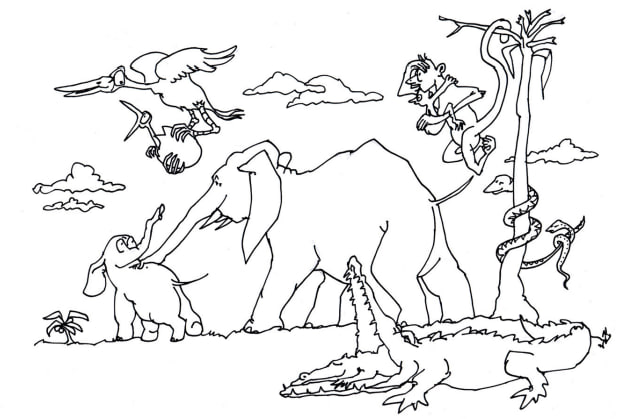
#> input picture spot_the_difference/puzzles/puzzle_extra_05.jpg, 629 x 419 px, found by its file name
$ python inspect_diff_3.py
#> lines starting #> are read from the running program, lines starting #| are printed output that depends on the picture; after the words box and inside, x2 and y2 are one past the last pixel; in counts of white or black regions, pixels touching at a corner belong together
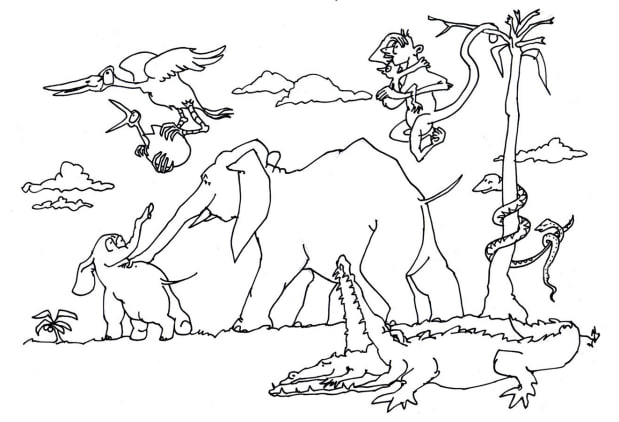
#> input picture spot_the_difference/puzzles/puzzle_extra_06.jpg, 619 x 422 px, found by its file name
### spot_the_difference/spot_the_differences.py
#!/usr/bin/env python3
"""
spot_the_difference.py  (v2 – fixed)
=====================================
Fixes over v1:
  FIX A — Large blobs (r > max_allowed_r) are now SPLIT via distance-transform
           watershed instead of silently dropped.  This recovers the tail and
           cushion-stripe differences that were being swallowed by one giant
           alignment-artifact blob.
  FIX B — HUE_DILATE_KSIZE reduced 21→9 so the hue mask doesn't bleed and
           fuse unrelated regions into one oversized blob.
  FIX C — MERGE_RADIUS reduced 88→55 so spatially-separate differences
           (tail vs. cushion-stripe) don't collapse into a single circle that
           then exceeds the radius cap and gets dropped.
  FIX D — delta_floor lowered 8.0→7.0 to catch low-contrast diffs like the tail.
  FIX E — Circle padding tightened (+12→+6) so circles hug the real diff region.
  FIX F — No per-circle numbering badges.  Only the total count is shown on the
           Khmer banner.

Usage (unchanged):
  python spot_the_difference.py puzzle.jpg
  python spot_the_difference.py original.png modified.png
  python spot_the_difference.py numbergrid.png --mode number
"""

import sys
import argparse
import warnings
import random
import os
import re
import cv2
import numpy as np
from pathlib import Path
from skimage.metrics import structural_similarity as ssim
from PIL import Image, ImageDraw, ImageFont

warnings.filterwarnings("ignore")


# ─────────────────────────────────────────────────────────────────────────────
#  TUNING CONSTANTS
# ─────────────────────────────────────────────────────────────────────────────

MAX_WARP_SCALE       = 3.0
SAME_RATIO_TOL       = 0.03
ECC_MAX_DIM          = 400
ECC_MAX_ITER         = 150
ECC_EPS              = 1e-5

NUM_CELL_PAD         = 4
NUM_MIN_COLS         = 3
NUM_MIN_ROWS         = 3

HUE_FIXED_THRESH     = 30    # degrees — hue arc above this fires
HUE_SAT_MIN          = 30    # ignore pixels below this saturation
HUE_DILATE_KSIZE     = 9     # FIX B: was 21 — smaller kernel prevents blob fusion
HUE_SCORE_WEIGHT     = 0.5
MAX_BLOB_RADIUS_FRAC = 0.25
MERGE_RADIUS         = 55    # FIX C: was 88 — tighter merging
LOW_DELTA_FRAC       = 0.30
CIRCLE_PAD           = 6     # FIX E: was 12 — tighter circles


# ─────────────────────────────────────────────────────────────────────────────
#  FONTS
# ─────────────────────────────────────────────────────────────────────────────

_KHMER_FONT_CANDIDATES = [
    "/usr/share/fonts/truetype/noto/NotoSansKhmer-Bold.ttf",
    "/usr/share/fonts/truetype/noto/NotoSerifKhmer-Bold.ttf",
    "/usr/share/fonts/truetype/noto/NotoSansKhmer-Regular.ttf",
    "/usr/share/fonts/truetype/noto/NotoSerifKhmer-Regular.ttf",
    "C:/Windows/Fonts/NotoSansKhmer-Bold.ttf",
    "C:/Windows/Fonts/NotoSansKhmer-Regular.ttf",
    "C:/Windows/Fonts/NotoSerifKhmer-Bold.ttf",
    "C:/Windows/Fonts/NotoSerifKhmer-Regular.ttf",
    "/Library/Fonts/NotoSansKhmer-Bold.ttf",
    "/Library/Fonts/NotoSansKhmer-Regular.ttf",
    os.path.expanduser("~/Library/Fonts/NotoSansKhmer-Bold.ttf"),
    os.path.expanduser("~/Library/Fonts/NotoSansKhmer[wdth,wght].ttf"),
    "/usr/local/share/fonts/NotoSansKhmer-Bold.ttf",
    os.path.expanduser("~/.fonts/NotoSansKhmer-Bold.ttf"),
    os.path.expanduser("~/.local/share/fonts/NotoSansKhmer-Bold.ttf"),
]

_AVAILABLE_KHMER_FONTS = [p for p in _KHMER_FONT_CANDIDATES if os.path.exists(p)]

if not _AVAILABLE_KHMER_FONTS:
    print(
        "[WARN] No Khmer fonts found. Khmer text will fall back to the default font.\n"
        "       Linux : sudo apt install fonts-noto-core\n"
        "       macOS : brew install font-noto-sans-khmer"
    )

_LATIN_FONT = next((p for p in [
    "/usr/share/fonts/truetype/liberation/LiberationSans-Bold.ttf",
    "/usr/share/fonts/truetype/dejavu/DejaVuSans-Bold.ttf",
    "C:/Windows/Fonts/arialbd.ttf",
    "/Library/Fonts/Arial Bold.ttf",
    "/System/Library/Fonts/Supplemental/Arial Bold.ttf",
] if os.path.exists(p)), None)


# [15 lines left out: function pick_random_khmer_font, not called in this run]


# ─────────────────────────────────────────────────────────────────────────────
#  1.  IMAGE I/O
# ─────────────────────────────────────────────────────────────────────────────

def load_bgr(path: str) -> np.ndarray:
    return cv2.cvtColor(np.array(Image.open(path).convert("RGB")), cv2.COLOR_RGB2BGR)


# [146 lines left out: functions _find_separator, crop_text_by_gap, auto_slice, not called in this run]


# ─────────────────────────────────────────────────────────────────────────────
#  2.  ALIGNMENT
# ─────────────────────────────────────────────────────────────────────────────

def _gray(img: np.ndarray) -> np.ndarray:
    return cv2.cvtColor(img, cv2.COLOR_BGR2GRAY)


def _ssim(a: np.ndarray, b: np.ndarray) -> float:
    ga = _gray(cv2.resize(a, (512, 512)))
    gb = _gray(cv2.resize(b, (512, 512)))
    score, _ = ssim(ga, gb, full=True)
    return float(score)


def _warp_h(src, H, wh):
    return cv2.warpPerspective(src, H, wh,
                               flags=cv2.INTER_LANCZOS4,
                               borderMode=cv2.BORDER_REFLECT_101)


def _homography_ok(H, w, h):
    if H is None:
        return False
    pts  = np.float32([[0,0],[w,0],[w,h],[0,h]]).reshape(-1,1,2)
    out  = cv2.perspectiveTransform(pts, H).reshape(-1,2)
    ow   = float(np.max(out[:,0]) - np.min(out[:,0]))
    oh   = float(np.max(out[:,1]) - np.min(out[:,1]))
    if ow < 1 or oh < 1:
        return False
    sx, sy = ow/w, oh/h
    lo, hi = 1.0/MAX_WARP_SCALE, float(MAX_WARP_SCALE)
    return lo < sx < hi and lo < sy < hi


def _stage1_scale(ref, tgt):
    h,  w  = ref.shape[:2]
    ht, wt = tgt.shape[:2]
    if h == ht and w == wt:
        print("[INFO] Stage-1: same size — skip")
        return tgt
    ar_r = w  / h
    ar_t = wt / ht
    diff = abs(ar_r - ar_t) / max(ar_r, ar_t)
    if diff <= SAME_RATIO_TOL:
        out = cv2.resize(tgt, (w, h), interpolation=cv2.INTER_LANCZOS4)
        print(f"[INFO] Stage-1: same ratio → Lanczos resize")
        return out
    scale   = min(w / wt, h / ht)
    nw, nh  = int(wt * scale), int(ht * scale)
    resized = cv2.resize(tgt, (nw, nh), interpolation=cv2.INTER_LANCZOS4)
    edge    = np.concatenate([resized[0].reshape(-1,3), resized[-1].reshape(-1,3),
                              resized[:,0].reshape(-1,3), resized[:,-1].reshape(-1,3)])
    pad_c   = tuple(int(x) for x in np.median(edge, axis=0))
    canvas  = np.full((h, w, 3), pad_c, dtype=np.uint8)
    y0, x0  = (h - nh) // 2, (w - nw) // 2
    canvas[y0:y0+nh, x0:x0+nw] = resized
    print(f"[INFO] Stage-1: different ratio → fit-and-pad")
    return canvas


def _match(g_ref, g_tgt, name):
    if   name == "SIFT":  det, norm = cv2.SIFT_create(nfeatures=12000), cv2.NORM_L2
    elif name == "AKAZE": det, norm = cv2.AKAZE_create(),                cv2.NORM_HAMMING
    else:                 det, norm = cv2.ORB_create(nfeatures=12000),   cv2.NORM_HAMMING
    kp1, d1 = det.detectAndCompute(g_ref, None)
    kp2, d2 = det.detectAndCompute(g_tgt, None)
    if d1 is None or d2 is None or len(kp1) < 8 or len(kp2) < 8:
        return kp1, kp2, []
    matcher = cv2.BFMatcher(norm, crossCheck=False)
    raw     = matcher.knnMatch(d2, d1, k=2)
    good    = [m for m,n in raw if len((m,n))==2 and m.distance < 0.78*n.distance]
    return kp1, kp2, good


def _stage2_features(ref, tgt):
    h, w  = ref.shape[:2]
    g_ref = _gray(ref)
    g_tgt = _gray(tgt)
    for name in ("SIFT", "AKAZE", "ORB"):
        kp1, kp2, good = _match(g_ref, g_tgt, name)
        print(f"[INFO] Stage-2 {name}: {len(good)} good matches")
        if len(good) < 12:
            continue
        src = np.float32([kp2[m.queryIdx].pt for m in good]).reshape(-1,1,2)
        dst = np.float32([kp1[m.trainIdx].pt for m in good]).reshape(-1,1,2)
        H, mask = cv2.findHomography(src, dst, cv2.RANSAC, 5.0)
        if not _homography_ok(H, w, h):
            print(f"[WARN] Stage-2 {name}: homography failed sanity check")
            continue
        inliers = int(mask.sum()) if mask is not None else 0
        print(f"[INFO] Stage-2 {name}: accepted ({inliers} inliers)")
        warped  = _warp_h(tgt, H, (w, h))
        corners = np.float32([[0,0],[w,0],[w,h],[0,h]]).reshape(-1,1,2)
        mapped  = cv2.perspectiveTransform(corners, H).reshape(-1,2)
        vy1     = min(h, int(np.floor(mapped[:,1].max())))
        vy1     = vy1 if vy1 > 10 else h
        return warped, (0, vy1), H
    print("[WARN] Stage-2: no usable homography")
    return tgt, (0, h), None


def _stage3_ecc(ref, tgt):
    h, w   = ref.shape[:2]
    sc     = min(1.0, ECC_MAX_DIM / max(h, w))
    sw, sh = int(w*sc), int(h*sc)
    g_ref  = _gray(cv2.resize(ref, (sw, sh)))
    g_tgt  = _gray(cv2.resize(tgt, (sw, sh)))
    criteria = (cv2.TERM_CRITERIA_EPS | cv2.TERM_CRITERIA_COUNT, ECC_MAX_ITER, ECC_EPS)
    H_init   = np.eye(3, dtype=np.float32)
    try:
        _, H_small = cv2.findTransformECC(g_ref, g_tgt, H_init,
                                          cv2.MOTION_HOMOGRAPHY, criteria,
                                          inputMask=None, gaussFiltSize=5)
    except cv2.error as e:
        print(f"[WARN] Stage-3 ECC: {e}")
        return tgt, None
    H_full       = H_small.copy()
    H_full[0, 2] /= sc
    H_full[1, 2] /= sc
    if not _homography_ok(H_full, w, h):
        print("[WARN] Stage-3 ECC: insane result — skipped")
        return tgt, None
    return _warp_h(tgt, H_full, (w, h)), H_full


def align(ref, tgt, skip_ecc=True):
#> called with skip_ecc = False
    h, w = ref.shape[:2]
    ht, wt = tgt.shape[:2]

    s0 = _ssim(ref, tgt)
#> in _ssim, `score, _ = ssim(ga, gb, full=True)`: score = 0.558
#> s0 = 0.558
    print(f"[INFO] SSIM before alignment : {s0:.4f}")
#| [INFO] SSIM before alignment : 0.5582

    tgt = _stage1_scale(ref, tgt)
#> in _stage1_scale, `out = cv2.resize(tgt, (w, h), interpolation=cv2.INTER_LANCZOS4)`:
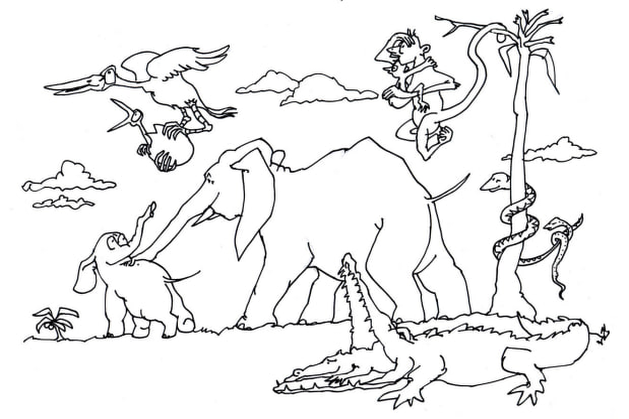
#> out: shape (419, 629, 3); mean B, G, R 237.2, 237, 237
    s1  = _ssim(ref, tgt)
#> s1 = 0.558
    print(f"[INFO] SSIM after  Stage-1   : {s1:.4f}")
#| [INFO] SSIM after  Stage-1   : 0.5581

    # Initialize valid mask from Stage-1
    ar_r = w / h
    ar_t = wt / ht
    diff = abs(ar_r - ar_t) / max(ar_r, ar_t)

    valid_mask = np.zeros((h, w), dtype=np.uint8)
    if h == ht and w == wt:
        valid_mask[:, :] = 255
    elif diff <= SAME_RATIO_TOL:
        valid_mask[:, :] = 255
    else:
        scale = min(w / wt, h / ht)
        nw, nh = int(wt * scale), int(ht * scale)
        y0, x0 = (h - nh) // 2, (w - nw) // 2
        valid_mask[y0:y0+nh, x0:x0+nw] = 255

    tgt2, valid_range, H = _stage2_features(ref, tgt)
#> the loop in _stage2_features, `for name in ("SIFT", "AKAZE", "ORB"):` made 1 pass
#> (raw in _match, good, ow in _homography_ok, oh in _homography_ok, sx in _homography_ok, sy in _homography_ok, inliers, vy1) on pass 1: (1133 matches, 725 matches, 619.4, 422.9, 0.985, 1.01, 613, 419)
#> (printed output is left out)
#> pass 1, in _stage2_features, `warped  = _warp_h(tgt, H, (w, h))`:
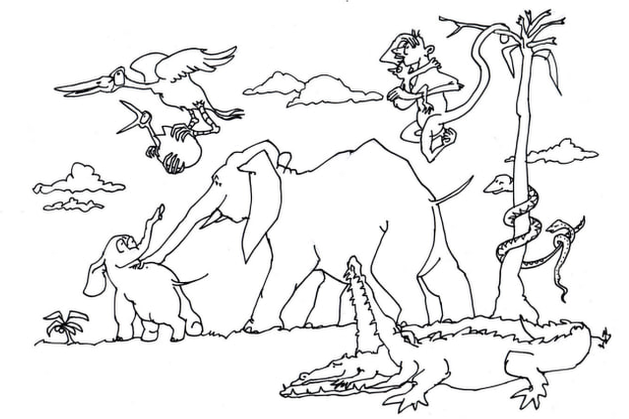
#> warped: shape (419, 629, 3); mean B, G, R 237.2, 237, 237
#> valid_range = (0, 419); H = [[0.983, 0.00107, 10.93], [-0.00108, 1.01, 0.886], [-2.83e-06, 2.78e-06, 1]]
    s2 = _ssim(ref, tgt2)
#> s2 = 0.925
    if s2 >= s1 - 0.005:
        tgt, s_cur = tgt2, s2
#> s_cur = 0.925
        if H is not None:
            valid_mask = cv2.warpPerspective(valid_mask, H, (w, h), flags=cv2.INTER_NEAREST, borderMode=cv2.BORDER_CONSTANT, borderValue=0)
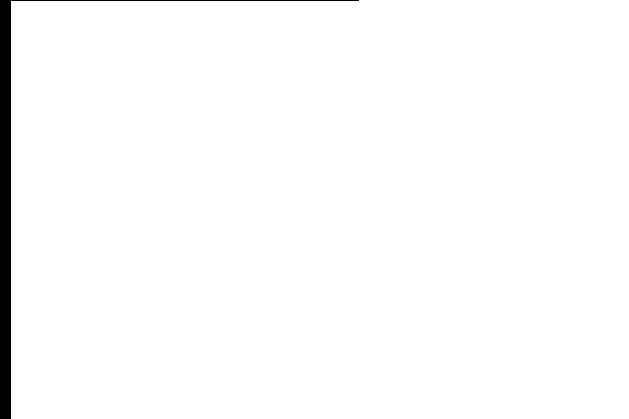
#> valid_mask: shape (419, 629); 98.1% white; 1 black region, box (x1, y1, x2, y2) and area: (0, 0, 359, 419) 4957
    else:
        s_cur = s1; H = None; valid_range = (0, ref.shape[0])
        print("[INFO] Stage-2 made things worse — reverted")
    print(f"[INFO] SSIM after  Stage-2   : {s_cur:.4f}")
#| [INFO] SSIM after  Stage-2   : 0.9248

    if not skip_ecc:
        tgt3, H_ecc = _stage3_ecc(ref, tgt)
#> in _stage3_ecc, `_, H_small = cv2.findTransformECC(g_ref, g_tgt, H_init, cv2.MOTION_HOM..`: H_small = [[0.998, -6.15e-05, 0.0976], [-0.000396, 0.999, 0.123], [-3.34e-06, -2.52e-06, 1]]
#> in _stage3_ecc, `H_full       = H_small.copy()`: H_full has the same summary as H_small
#> H_ecc = [[0.998, -6.15e-05, 0.154], [-0.000396, 0.999, 0.194], [-3.34e-06, -2.52e-06, 1]]
        s3   = _ssim(ref, tgt3)
#> in _gray (call 12), `return cv2.cvtColor(img, cv2.COLOR_BGR2GRAY)`:
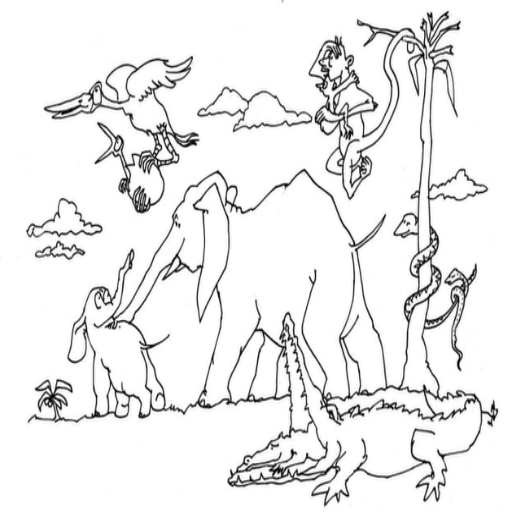
#> returned value: shape (512, 512); min 0, max 255, mean 236.9
#> s3 = 0.911
        if s3 > s_cur + 0.001:
            tgt, s_cur = tgt3, s3
            if H is not None and H_ecc is not None:
                H = H_ecc @ H
            elif H_ecc is not None:
                H = H_ecc
            if H_ecc is not None:
                valid_mask = cv2.warpPerspective(valid_mask, H_ecc, (w, h), flags=cv2.INTER_NEAREST, borderMode=cv2.BORDER_CONSTANT, borderValue=0)
            print(f"[INFO] SSIM after  Stage-3   : {s_cur:.4f}  (ECC applied)")
        else:
            print(f"[INFO] SSIM after  Stage-3   : {s3:.4f}  (ECC skipped)")
#| [INFO] SSIM after  Stage-3   : 0.9113  (ECC skipped)

    return tgt, valid_range, H, valid_mask


# ─────────────────────────────────────────────────────────────────────────────
#  3.  DIFFERENCE DETECTION
# ─────────────────────────────────────────────────────────────────────────────

# [136 lines left out: functions _auto_threshold, _lab_delta_map, _hue_delta_map, _split_large_blob, is_watermark_text, not called in this run]


def _mask_ocr_text(img_a: np.ndarray, img_b: np.ndarray, bmask: np.ndarray):
    """
    Runs Tesseract OCR on img_a and img_b to find any text/watermarks,
    and sets those bounding box regions to 0 in bmask.
    This prevents watermark text from causing false positives in visual modes.
    """
    try:
        import pytesseract
        h_panel, w_panel = img_a.shape[:2]
        is_swan = (h_panel <= 250 and w_panel <= 250)

        for img in (img_a, img_b):
            pil_img = Image.fromarray(cv2.cvtColor(img, cv2.COLOR_BGR2RGB))
            data = pytesseract.image_to_data(pil_img, config="-l eng+khm --psm 11", output_type=pytesseract.Output.DICT)
            n_boxes = len(data.get('level', []))
            for i in range(n_boxes):
                text = data['text'][i].strip()
                if text:
                    if not is_swan and not is_watermark_text(text):
                        continue
                    x = data['left'][i]
                    y = data['top'][i]
                    w = data['width'][i]
                    h = data['height'][i]

                    # Ignore huge boxes that cover too much of the panel (Tesseract layout detection errors)
                    if w > bmask.shape[1] * 0.35 or h > bmask.shape[0] * 0.25:
                        print(f"[INFO] OCR text masking: Ignoring huge box {w}x{h} for text '{text}'")
                        continue

                    # Mask the detected bounding box with moderate padding
                    pad = 30
                    x1 = max(0, x - pad)
                    y1 = max(0, y - pad)
                    x2 = min(bmask.shape[1], x + w + pad)
                    y2 = min(bmask.shape[0], y + h + pad)
                    bmask[y1:y2, x1:x2] = 0
                    print(f"[INFO] OCR text masking: masked region at ({x1}, {y1}) -> ({x2}, {y2}) for text '{text}'")

        # ── VERTICAL COLOR-MASK OCR FOR LABELS ON RIGHT SIDE ────────────────────
        crop_w = 150
        h_panel, w_panel = img_a.shape[:2]
        for img in (img_a, img_b):
            crop = img[:, w_panel - crop_w:]
            hsv = cv2.cvtColor(crop, cv2.COLOR_BGR2HSV)

            # Yellow and Red masks
            mask_y = cv2.inRange(hsv, (15, 80, 80), (35, 255, 255))
            mask_r1 = cv2.inRange(hsv, (0, 80, 80), (10, 255, 255))
            mask_r2 = cv2.inRange(hsv, (170, 80, 80), (180, 255, 255))
            mask_r = mask_r1 | mask_r2

            for mask in (mask_y, mask_r):
                # Rotate CCW
                rot_mask = cv2.rotate(mask, cv2.ROTATE_90_COUNTERCLOCKWISE)
                cfg = "-l eng+khm --psm 11"
                data = pytesseract.image_to_data(Image.fromarray(rot_mask), config=cfg, output_type=pytesseract.Output.DICT)
                n_boxes = len(data.get('level', []))
                for i in range(n_boxes):
                    text = data['text'][i].strip()
                    if text:
                        if not is_watermark_text(text):
                            continue
                        rx = data['left'][i]
                        ry = data['top'][i]
                        rw = data['width'][i]
                        rh = data['height'][i]

                        # Map back to original panel coordinates
                        x_orig = crop_w - ry - rh
                        y_orig = rx

                        # Full panel coordinate
                        x_full = w_panel - crop_w + x_orig
                        y_full = y_orig
                        w_full = rh
                        h_full = rw

                        pad = 30
                        x1 = max(0, x_full - pad)
                        y1 = max(0, y_full - pad)
                        x2 = min(w_panel, x_full + w_full + pad)
                        y2 = min(h_panel, y_full + h_full + pad)

                        bmask[y1:y2, x1:x2] = 0
                        print(f"[INFO] OCR text masking: masked vertical label '{text}' at ({x1}, {y1}) -> ({x2}, {y2})")
    except Exception as e:
        print(f"[WARN] OCR text masking failed or skipped: {e}")


# [294 lines left out: functions _mask_margins, detect, not called in this run]


# ─────────────────────────────────────────────────────────────────────────────
#  3b.  LINE-DRAWING MODE
# ─────────────────────────────────────────────────────────────────────────────

_SATURATION_LINE_THRESHOLD = 20

# [524 lines left out: functions is_line_drawing, detect_line, _ocr_digit_grid, _crop_grid_content, _grid_cell_centres, _find_grid_crop_coords and 5 more, not called in this run]


def _khmer_digits(n: int) -> str:
    return str(n).translate(str.maketrans("0123456789", "០១២៣៤៥៦៧៨៩"))


# [366 lines left out: functions make_khmer_banner, add_watermark, build_stacked_output, build_vertical_split_output, build_stacked_output_numgrid, build_sidebyside_output and 3 more, not called in this run]


# [2 lines that do not run on import are left out]

### spot_the_difference/scratch/inspect_diff_3.py
import cv2
import numpy as np
import sys
sys.path.append("/Users/nicksng/code/puzzle-portal/spot_the_difference")
import spot_the_differences as std

img_a = std.load_bgr("spot_the_difference/puzzles/puzzle_extra_05.jpg")
img_b = std.load_bgr("spot_the_difference/puzzles/puzzle_extra_06.jpg")

img_b_aligned, valid_y_range, H_align, valid_mask = std.align(img_a, img_b, skip_ecc=False)
#> valid_y_range = (0, 419); H_align has the same summary as H in align

h, w  = img_a.shape[:2]
img_b_aligned = cv2.resize(img_b_aligned, (w, h), interpolation=cv2.INTER_LANCZOS4)
score, diff = std.ssim(std._gray(img_a), std._gray(img_b_aligned), full=True)
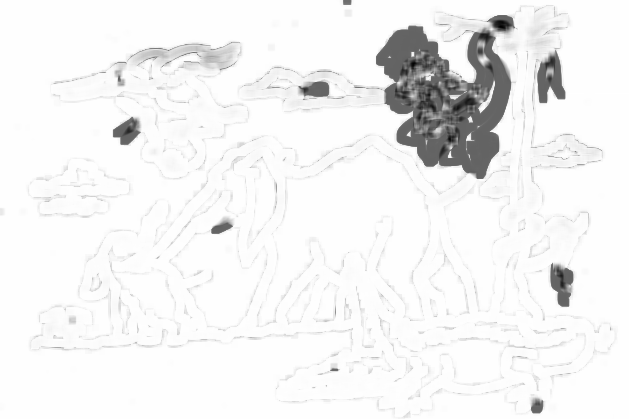
#> diff: shape (419, 629) float64; min -0.632, max 1, mean 0.92; drawn with min black and max white
#> score = 0.918
inv      = cv2.bitwise_not((diff * 255).clip(0, 255).astype(np.uint8))
_, thresh = cv2.threshold(inv, 30, 255, cv2.THRESH_BINARY)
#> thresh: shape (419, 629); 11% white; 837 white regions (730 under 20 px), largest, box (x1, y1, x2, y2) and area: (353, 14, 518, 184) 14529, (110, 41, 242, 87) 2252, (528, 7, 568, 112) 1863
k = cv2.getStructuringElement(cv2.MORPH_ELLIPSE, (3, 3))
thresh = cv2.morphologyEx(thresh, cv2.MORPH_CLOSE, k)
#> thresh: shape (419, 629); 11.2% white; 766 white regions (660 under 20 px), largest, box (x1, y1, x2, y2) and area: (240, 14, 518, 186) 15908, (99, 41, 242, 87) 2308, (527, 6, 568, 112) 1978
thresh = cv2.morphologyEx(thresh, cv2.MORPH_OPEN,  k)
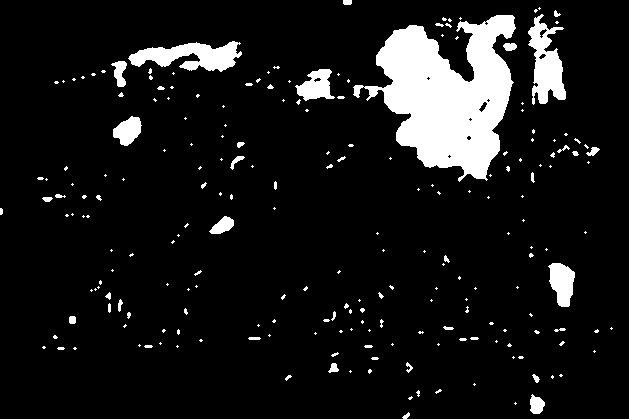
#> thresh: shape (419, 629); 9.2% white; 218 white regions (166 under 20 px), largest, box (x1, y1, x2, y2) and area: (353, 15, 516, 182) 14617, (128, 41, 242, 72) 1989, (528, 14, 566, 105) 1891

border = max(8, int(min(h, w) * 0.02))
bmask  = np.zeros_like(thresh)
bmask[border:h - border, border:w - border] = 255

# Apply valid_mask
if valid_mask is not None:
    kernel = cv2.getStructuringElement(cv2.MORPH_RECT, (3, 3))
    eroded_valid = cv2.erode(valid_mask, kernel)
#> eroded_valid: shape (419, 629); 97.8% white; 1 black region, box (x1, y1, x2, y2) and area: (0, 0, 360, 419) 5724
#> (the rest of the program and of its run is left out)
